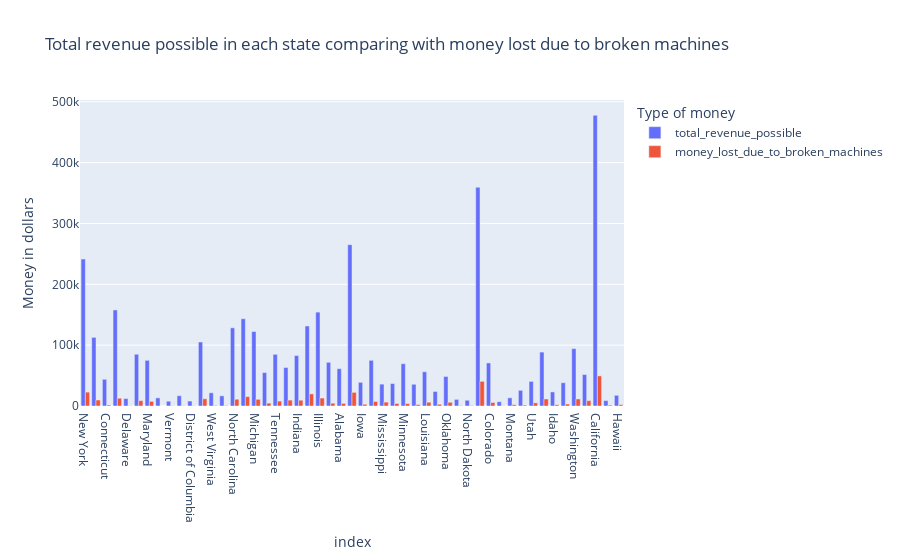

Write notebook code for a chart like this one.
### Code cell
# Create a bar chart showing side by side the total revenue possible in each state comparing with money lost due to broken machines 
fig = px.bar(
    df,
    x=df.index,
    y=["total_revenue_possible", "money_lost_due_to_broken_machines"],
    title="Total revenue possible in each state comparing with money lost due to broken machines",
    labels={"x": "State", "value": "Money in dollars", "variable": "Type of money"},
    barmode="group",
)
fig.show()

# Save as dash dcc graph
dcc_graph_bar_chart_total_revenue_possible_vs_money_lost_due_to_broken_machines = dcc.Graph(figure=fig)

### Figure 1 — Plotly figure (JSON) as saved in the notebook; plotly's stock layout.template omitted (floating-point values rounded to 4 significant figures)
{"data": [{"alignmentgroup": "True", "hovertemplate": "Type of money=total_revenue_possible<br>index=%{x}<br>Money in dollars=%{y}<extra></extra>", "legendgroup": "total_revenue_possible", "marker": {"color": "#636efa", "pattern": {"shape": ""}}, "name": "total_revenue_possible", "offsetgroup": "total_revenue_possible", "orientation": "v", "showlegend": true, "textposition": "auto", "type": "bar", "x": ["New York", "New Jersey", "Connecticut", "Pennsylvania", "Delaware", "Massachusetts", "Maryland", "Rhode Island", "Vermont", "New Hampshire", "District of Columbia", "Virginia", "West Virginia", "Maine", "North Carolina", "Ohio", "Michigan", "Kentucky", "Tennessee", "South Carolina", "Indiana", "Georgia", "Illinois", "Wisconsin", "Alabama", "Florida", "Iowa", "Missouri", "Mississippi", "Arkansas", "Minnesota", "Kansas", "Louisiana", "Nebraska", "Oklahoma", "South Dakota", "North Dakota", "Texas", "Colorado", "Wyoming", "Montana", "New Mexico", "Utah", "Arizona", "Idaho", "Nevada", "Washington", "Oregon", "California", "Alaska", "Hawaii"], "xaxis": "x", "y": [241500.0, 112800.0, 43900.0, 157800.0, 12220.0, 85040.0, 75060.0, 13340.0, 7860.0, 16910.0, 8158.0, 105200.0, 21710.0, 16710.0, 128500.0, 143400.0, 122400.0, 54900.0, 84920.0, 63200.0, 82860.0, 131500.0, 154300.0, 71780.0, 61360.0, 265200.0, 38880.0, 75100.0, 35920.0, 36840.0, 69490.0, 35730.0, 56300.0, 23910.0, 48540.0, 10900.0, 9435.0, 359500.0, 70760.0, 7047.0, 13440.0, 25760.0, 40450.0, 88590.0, 23140.0, 38280.0, 94220.0, 51700.0, 477700.0, 8920.0, 17550.0], "yaxis": "y"}, {"alignmentgroup": "True", "hovertemplate": "Type of money=money_lost_due_to_broken_machines<br>index=%{x}<br>Money in dollars=%{y}<extra></extra>", "legendgroup": "money_lost_due_to_broken_machines", "marker": {"color": "#EF553B", "pattern": {"shape": ""}}, "name": "money_lost_due_to_broken_machines", "offsetgroup": "money_lost_due_to_broken_machines", "orientation": "v", "showlegend": true, "textposition": "auto", "type": "bar", "x": ["New York", "New Jersey", "Connecticut", "Pennsylvania", "Delaware", "Massachusetts", "Maryland", "Rhode Island", "Vermont", "New Hampshire", "District of Columbia", "Virginia", "West Virginia", "Maine", "North Carolina", "Ohio", "Michigan", "Kentucky", "Tennessee", "South Carolina", "Indiana", "Georgia", "Illinois", "Wisconsin", "Alabama", "Florida", "Iowa", "Missouri", "Mississippi", "Arkansas", "Minnesota", "Kansas", "Louisiana", "Nebraska", "Oklahoma", "South Dakota", "North Dakota", "Texas", "Colorado", "Wyoming", "Montana", "New Mexico", "Utah", "Arizona", "Idaho", "Nevada", "Washington", "Oregon", "California", "Alaska", "Hawaii"], "xaxis": "x", "y": [22820.0, 9831.0, 1688.0, 12810.0, 349.0, 8810.0, 7623.0, 0, 327.5, 338.2, 326.3, 11940.0, 877.1, 586.2, 11120.0, 15470.0, 11010.0, 4745.0, 8048.0, 9700.0, 9542.0, 19940.0, 13080.0, 4598.0, 4269.0, 22370.0, 2859.0, 7408.0, 6433.0, 4171.0, 4009.0, 2347.0, 6226.0, 2908.0, 6134.0, 807.5, 820.4, 40550.0, 5769.0, 281.9, 2139.0, 1481.0, 5206.0, 11560.0, 2066.0, 3272.0, 11580.0, 8792.0, 49500.0, 1487.0, 2225.0], "yaxis": "y"}], "layout": {"barmode": "group", "legend": {"title": {"text": "Type of money"}, "tracegroupgap": 0}, "title": {"text": "Total revenue possible in each state comparing with money lost due to broken machines"}, "xaxis": {"anchor": "y", "domain": [0, 1], "title": {"text": "index"}}, "yaxis": {"anchor": "x", "domain": [0, 1], "title": {"text": "Money in dollars"}}}}
